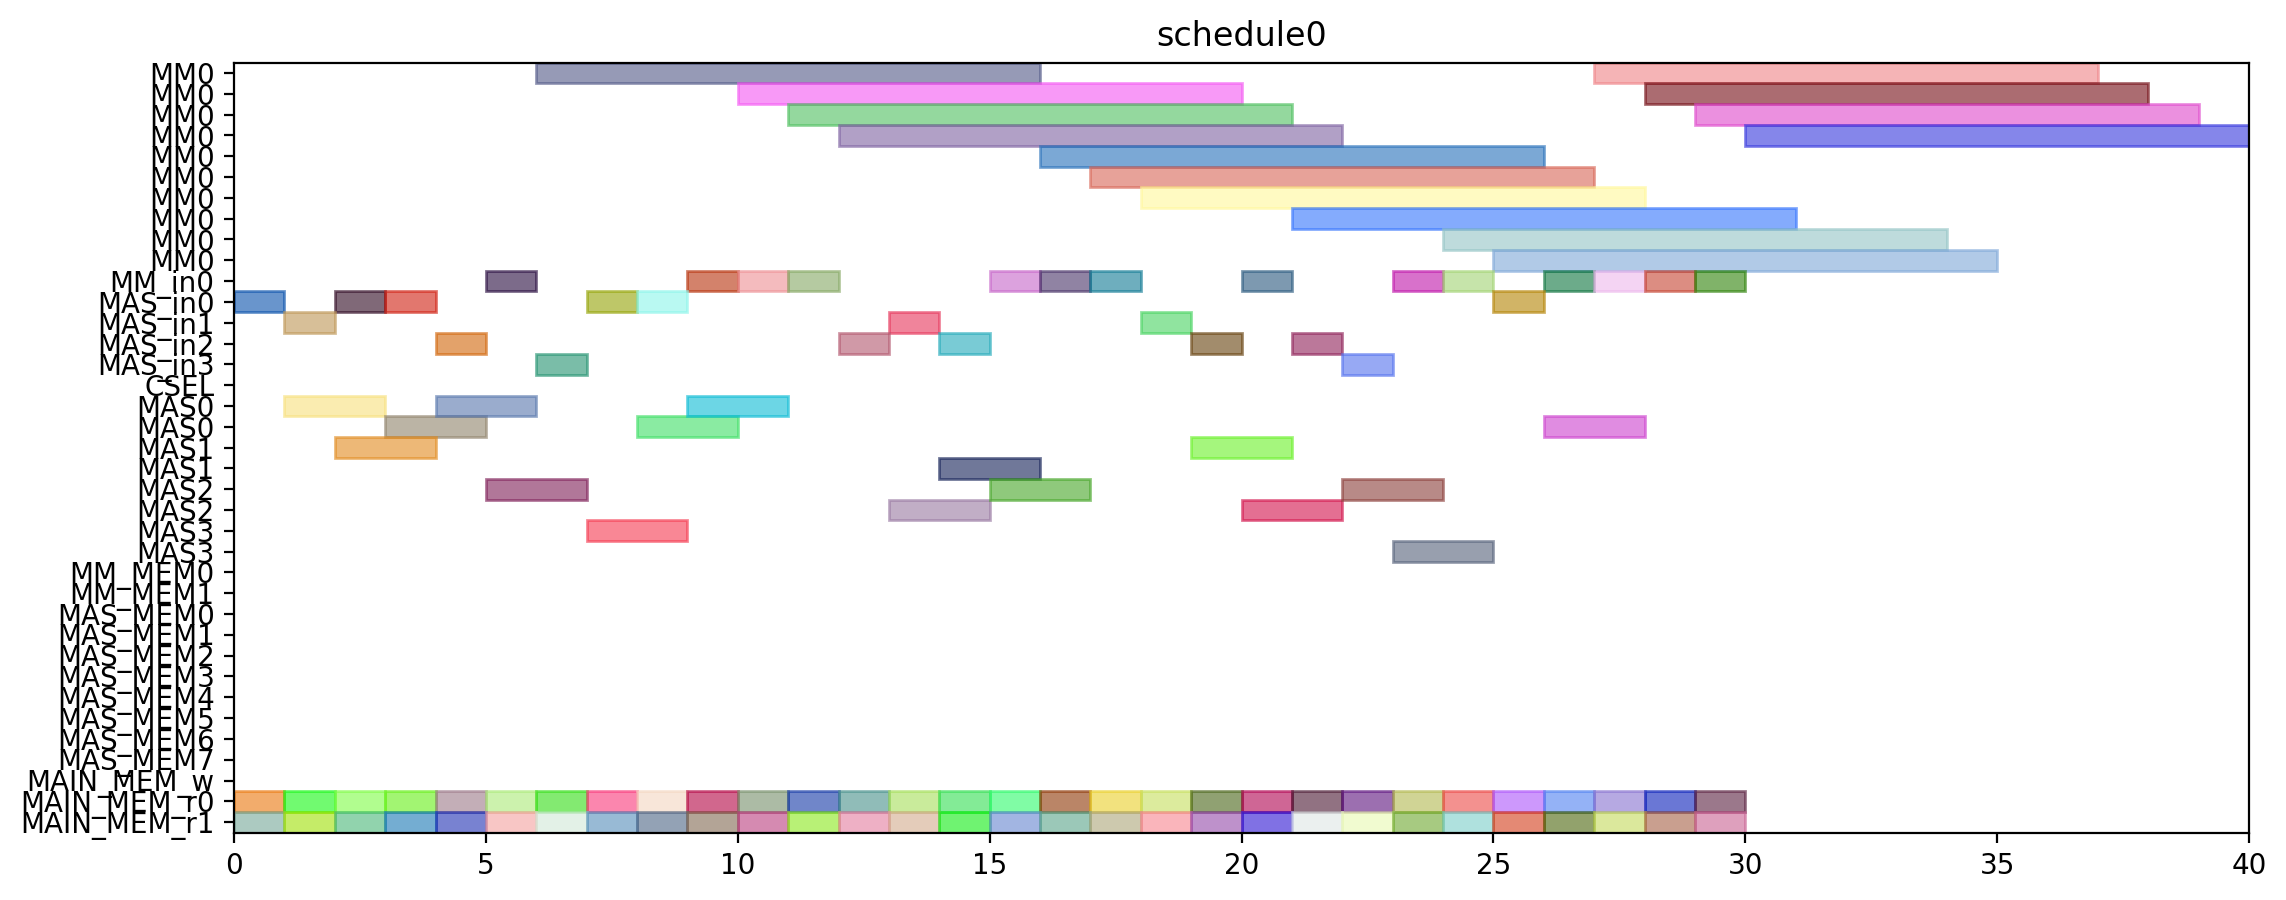

This chart was generated by the following Python code:
from pyschedule import Scenario, solvers, plotters, alt


def solve():
	horizon = 120
	S = Scenario("schedule0", horizon=horizon)

	# resource
	MM = S.Resources('MM', num=1, size=10)
	MM_in = S.Resources('MM_in', num=1)
	MAS_in = S.Resources('MAS_in', num=4)
	CSEL = S.Resource('CSEL')
	MAS = S.Resources('MAS', num=4, size=2, periods=range(1, horizon))
	MM_MEM = S.Resources('MM_MEM', num=2)
	MAS_MEM = S.Resources('MAS_MEM', num=8)
	MAIN_MEM_w = S.Resource('MAIN_MEM_w', size=1)
	MAIN_MEM_r = S.Resources('MAIN_MEM_r', num=2)

	# result of previous scheduling

	# new tasks
	r1_t0 = S.Task('r1_t0', length=10, delay_cost=1)
	r1_t0 += alt(MM)
	r1_t0_in = S.Task('r1_t0_in', length=1, delay_cost=1)
	r1_t0_in += alt(MM_in)
	S += r1_t0_in*MM_in[0]<=r1_t0*MM[0]
	r1_t0_mem0 = S.Task('r1_t0_mem0', length=1, delay_cost=1)
	r1_t0_mem0 += MAIN_MEM_r[0]
	S += r1_t0_mem0 <= r1_t0

	r1_t0_mem1 = S.Task('r1_t0_mem1', length=1, delay_cost=1)
	r1_t0_mem1 += MAIN_MEM_r[1]
	S += r1_t0_mem1 <= r1_t0

	r1_t1 = S.Task('r1_t1', length=10, delay_cost=1)
	r1_t1 += alt(MM)
	r1_t1_in = S.Task('r1_t1_in', length=1, delay_cost=1)
	r1_t1_in += alt(MM_in)
	S += r1_t1_in*MM_in[0]<=r1_t1*MM[0]
	r1_t1_mem0 = S.Task('r1_t1_mem0', length=1, delay_cost=1)
	r1_t1_mem0 += MAIN_MEM_r[0]
	S += r1_t1_mem0 <= r1_t1

	r1_t1_mem1 = S.Task('r1_t1_mem1', length=1, delay_cost=1)
	r1_t1_mem1 += MAIN_MEM_r[1]
	S += r1_t1_mem1 <= r1_t1

	r1_t2 = S.Task('r1_t2', length=2, delay_cost=1)
	r1_t2 += alt(MAS)
	r1_t2_in = S.Task('r1_t2_in', length=1, delay_cost=1)
	r1_t2_in += alt(MAS_in)
	S += r1_t2_in*MAS_in[0]<=r1_t2*MAS[0]

	S += r1_t2_in*MAS_in[1]<=r1_t2*MAS[1]

	S += r1_t2_in*MAS_in[2]<=r1_t2*MAS[2]

	S += r1_t2_in*MAS_in[3]<=r1_t2*MAS[3]

	r1_t2_mem0 = S.Task('r1_t2_mem0', length=1, delay_cost=1)
	r1_t2_mem0 += MAIN_MEM_r[0]
	S += r1_t2_mem0 <= r1_t2

	r1_t2_mem1 = S.Task('r1_t2_mem1', length=1, delay_cost=1)
	r1_t2_mem1 += MAIN_MEM_r[1]
	S += r1_t2_mem1 <= r1_t2

	r1_t3 = S.Task('r1_t3', length=2, delay_cost=1)
	r1_t3 += alt(MAS)
	r1_t3_in = S.Task('r1_t3_in', length=1, delay_cost=1)
	r1_t3_in += alt(MAS_in)
	S += r1_t3_in*MAS_in[0]<=r1_t3*MAS[0]

	S += r1_t3_in*MAS_in[1]<=r1_t3*MAS[1]

	S += r1_t3_in*MAS_in[2]<=r1_t3*MAS[2]

	S += r1_t3_in*MAS_in[3]<=r1_t3*MAS[3]

	r1_t3_mem0 = S.Task('r1_t3_mem0', length=1, delay_cost=1)
	r1_t3_mem0 += MAIN_MEM_r[0]
	S += r1_t3_mem0 <= r1_t3

	r1_t3_mem1 = S.Task('r1_t3_mem1', length=1, delay_cost=1)
	r1_t3_mem1 += MAIN_MEM_r[1]
	S += r1_t3_mem1 <= r1_t3

	r3_t0 = S.Task('r3_t0', length=10, delay_cost=1)
	r3_t0 += alt(MM)
	r3_t0_in = S.Task('r3_t0_in', length=1, delay_cost=1)
	r3_t0_in += alt(MM_in)
	S += r3_t0_in*MM_in[0]<=r3_t0*MM[0]
	r3_t0_mem0 = S.Task('r3_t0_mem0', length=1, delay_cost=1)
	r3_t0_mem0 += MAIN_MEM_r[0]
	S += r3_t0_mem0 <= r3_t0

	r3_t0_mem1 = S.Task('r3_t0_mem1', length=1, delay_cost=1)
	r3_t0_mem1 += MAIN_MEM_r[1]
	S += r3_t0_mem1 <= r3_t0

	r3_t1 = S.Task('r3_t1', length=10, delay_cost=1)
	r3_t1 += alt(MM)
	r3_t1_in = S.Task('r3_t1_in', length=1, delay_cost=1)
	r3_t1_in += alt(MM_in)
	S += r3_t1_in*MM_in[0]<=r3_t1*MM[0]
	r3_t1_mem0 = S.Task('r3_t1_mem0', length=1, delay_cost=1)
	r3_t1_mem0 += MAIN_MEM_r[0]
	S += r3_t1_mem0 <= r3_t1

	r3_t1_mem1 = S.Task('r3_t1_mem1', length=1, delay_cost=1)
	r3_t1_mem1 += MAIN_MEM_r[1]
	S += r3_t1_mem1 <= r3_t1

	r3_t2 = S.Task('r3_t2', length=2, delay_cost=1)
	r3_t2 += alt(MAS)
	r3_t2_in = S.Task('r3_t2_in', length=1, delay_cost=1)
	r3_t2_in += alt(MAS_in)
	S += r3_t2_in*MAS_in[0]<=r3_t2*MAS[0]

	S += r3_t2_in*MAS_in[1]<=r3_t2*MAS[1]

	S += r3_t2_in*MAS_in[2]<=r3_t2*MAS[2]

	S += r3_t2_in*MAS_in[3]<=r3_t2*MAS[3]

	r3_t2_mem0 = S.Task('r3_t2_mem0', length=1, delay_cost=1)
	r3_t2_mem0 += MAIN_MEM_r[0]
	S += r3_t2_mem0 <= r3_t2

	r3_t2_mem1 = S.Task('r3_t2_mem1', length=1, delay_cost=1)
	r3_t2_mem1 += MAIN_MEM_r[1]
	S += r3_t2_mem1 <= r3_t2

	r3_t3 = S.Task('r3_t3', length=2, delay_cost=1)
	r3_t3 += alt(MAS)
	r3_t3_in = S.Task('r3_t3_in', length=1, delay_cost=1)
	r3_t3_in += alt(MAS_in)
	S += r3_t3_in*MAS_in[0]<=r3_t3*MAS[0]

	S += r3_t3_in*MAS_in[1]<=r3_t3*MAS[1]

	S += r3_t3_in*MAS_in[2]<=r3_t3*MAS[2]

	S += r3_t3_in*MAS_in[3]<=r3_t3*MAS[3]

	r3_t3_mem0 = S.Task('r3_t3_mem0', length=1, delay_cost=1)
	r3_t3_mem0 += MAIN_MEM_r[0]
	S += r3_t3_mem0 <= r3_t3

	r3_t3_mem1 = S.Task('r3_t3_mem1', length=1, delay_cost=1)
	r3_t3_mem1 += MAIN_MEM_r[1]
	S += r3_t3_mem1 <= r3_t3

	r4_t0 = S.Task('r4_t0', length=10, delay_cost=1)
	r4_t0 += alt(MM)
	r4_t0_in = S.Task('r4_t0_in', length=1, delay_cost=1)
	r4_t0_in += alt(MM_in)
	S += r4_t0_in*MM_in[0]<=r4_t0*MM[0]
	r4_t0_mem0 = S.Task('r4_t0_mem0', length=1, delay_cost=1)
	r4_t0_mem0 += MAIN_MEM_r[0]
	S += r4_t0_mem0 <= r4_t0

	r4_t0_mem1 = S.Task('r4_t0_mem1', length=1, delay_cost=1)
	r4_t0_mem1 += MAIN_MEM_r[1]
	S += r4_t0_mem1 <= r4_t0

	r4_t1 = S.Task('r4_t1', length=10, delay_cost=1)
	r4_t1 += alt(MM)
	r4_t1_in = S.Task('r4_t1_in', length=1, delay_cost=1)
	r4_t1_in += alt(MM_in)
	S += r4_t1_in*MM_in[0]<=r4_t1*MM[0]
	r4_t1_mem0 = S.Task('r4_t1_mem0', length=1, delay_cost=1)
	r4_t1_mem0 += MAIN_MEM_r[0]
	S += r4_t1_mem0 <= r4_t1

	r4_t1_mem1 = S.Task('r4_t1_mem1', length=1, delay_cost=1)
	r4_t1_mem1 += MAIN_MEM_r[1]
	S += r4_t1_mem1 <= r4_t1

	r4_t2 = S.Task('r4_t2', length=2, delay_cost=1)
	r4_t2 += alt(MAS)
	r4_t2_in = S.Task('r4_t2_in', length=1, delay_cost=1)
	r4_t2_in += alt(MAS_in)
	S += r4_t2_in*MAS_in[0]<=r4_t2*MAS[0]

	S += r4_t2_in*MAS_in[1]<=r4_t2*MAS[1]

	S += r4_t2_in*MAS_in[2]<=r4_t2*MAS[2]

	S += r4_t2_in*MAS_in[3]<=r4_t2*MAS[3]

	r4_t2_mem0 = S.Task('r4_t2_mem0', length=1, delay_cost=1)
	r4_t2_mem0 += MAIN_MEM_r[0]
	S += r4_t2_mem0 <= r4_t2

	r4_t2_mem1 = S.Task('r4_t2_mem1', length=1, delay_cost=1)
	r4_t2_mem1 += MAIN_MEM_r[1]
	S += r4_t2_mem1 <= r4_t2

	r4_t3 = S.Task('r4_t3', length=2, delay_cost=1)
	r4_t3 += alt(MAS)
	r4_t3_in = S.Task('r4_t3_in', length=1, delay_cost=1)
	r4_t3_in += alt(MAS_in)
	S += r4_t3_in*MAS_in[0]<=r4_t3*MAS[0]

	S += r4_t3_in*MAS_in[1]<=r4_t3*MAS[1]

	S += r4_t3_in*MAS_in[2]<=r4_t3*MAS[2]

	S += r4_t3_in*MAS_in[3]<=r4_t3*MAS[3]

	r4_t3_mem0 = S.Task('r4_t3_mem0', length=1, delay_cost=1)
	r4_t3_mem0 += MAIN_MEM_r[0]
	S += r4_t3_mem0 <= r4_t3

	r4_t3_mem1 = S.Task('r4_t3_mem1', length=1, delay_cost=1)
	r4_t3_mem1 += MAIN_MEM_r[1]
	S += r4_t3_mem1 <= r4_t3

	r5_t0 = S.Task('r5_t0', length=10, delay_cost=1)
	r5_t0 += alt(MM)
	r5_t0_in = S.Task('r5_t0_in', length=1, delay_cost=1)
	r5_t0_in += alt(MM_in)
	S += r5_t0_in*MM_in[0]<=r5_t0*MM[0]
	r5_t0_mem0 = S.Task('r5_t0_mem0', length=1, delay_cost=1)
	r5_t0_mem0 += MAIN_MEM_r[0]
	S += r5_t0_mem0 <= r5_t0

	r5_t0_mem1 = S.Task('r5_t0_mem1', length=1, delay_cost=1)
	r5_t0_mem1 += MAIN_MEM_r[1]
	S += r5_t0_mem1 <= r5_t0

	r5_t1 = S.Task('r5_t1', length=10, delay_cost=1)
	r5_t1 += alt(MM)
	r5_t1_in = S.Task('r5_t1_in', length=1, delay_cost=1)
	r5_t1_in += alt(MM_in)
	S += r5_t1_in*MM_in[0]<=r5_t1*MM[0]
	r5_t1_mem0 = S.Task('r5_t1_mem0', length=1, delay_cost=1)
	r5_t1_mem0 += MAIN_MEM_r[0]
	S += r5_t1_mem0 <= r5_t1

	r5_t1_mem1 = S.Task('r5_t1_mem1', length=1, delay_cost=1)
	r5_t1_mem1 += MAIN_MEM_r[1]
	S += r5_t1_mem1 <= r5_t1

	r5_t2 = S.Task('r5_t2', length=2, delay_cost=1)
	r5_t2 += alt(MAS)
	r5_t2_in = S.Task('r5_t2_in', length=1, delay_cost=1)
	r5_t2_in += alt(MAS_in)
	S += r5_t2_in*MAS_in[0]<=r5_t2*MAS[0]

	S += r5_t2_in*MAS_in[1]<=r5_t2*MAS[1]

	S += r5_t2_in*MAS_in[2]<=r5_t2*MAS[2]

	S += r5_t2_in*MAS_in[3]<=r5_t2*MAS[3]

	r5_t2_mem0 = S.Task('r5_t2_mem0', length=1, delay_cost=1)
	r5_t2_mem0 += MAIN_MEM_r[0]
	S += r5_t2_mem0 <= r5_t2

	r5_t2_mem1 = S.Task('r5_t2_mem1', length=1, delay_cost=1)
	r5_t2_mem1 += MAIN_MEM_r[1]
	S += r5_t2_mem1 <= r5_t2

	r5_t3 = S.Task('r5_t3', length=2, delay_cost=1)
	r5_t3 += alt(MAS)
	r5_t3_in = S.Task('r5_t3_in', length=1, delay_cost=1)
	r5_t3_in += alt(MAS_in)
	S += r5_t3_in*MAS_in[0]<=r5_t3*MAS[0]

	S += r5_t3_in*MAS_in[1]<=r5_t3*MAS[1]

	S += r5_t3_in*MAS_in[2]<=r5_t3*MAS[2]

	S += r5_t3_in*MAS_in[3]<=r5_t3*MAS[3]

	r5_t3_mem0 = S.Task('r5_t3_mem0', length=1, delay_cost=1)
	r5_t3_mem0 += MAIN_MEM_r[0]
	S += r5_t3_mem0 <= r5_t3

	r5_t3_mem1 = S.Task('r5_t3_mem1', length=1, delay_cost=1)
	r5_t3_mem1 += MAIN_MEM_r[1]
	S += r5_t3_mem1 <= r5_t3

	r6_t0 = S.Task('r6_t0', length=10, delay_cost=1)
	r6_t0 += alt(MM)
	r6_t0_in = S.Task('r6_t0_in', length=1, delay_cost=1)
	r6_t0_in += alt(MM_in)
	S += r6_t0_in*MM_in[0]<=r6_t0*MM[0]
	r6_t0_mem0 = S.Task('r6_t0_mem0', length=1, delay_cost=1)
	r6_t0_mem0 += MAIN_MEM_r[0]
	S += r6_t0_mem0 <= r6_t0

	r6_t0_mem1 = S.Task('r6_t0_mem1', length=1, delay_cost=1)
	r6_t0_mem1 += MAIN_MEM_r[1]
	S += r6_t0_mem1 <= r6_t0

	r6_t1 = S.Task('r6_t1', length=10, delay_cost=1)
	r6_t1 += alt(MM)
	r6_t1_in = S.Task('r6_t1_in', length=1, delay_cost=1)
	r6_t1_in += alt(MM_in)
	S += r6_t1_in*MM_in[0]<=r6_t1*MM[0]
	r6_t1_mem0 = S.Task('r6_t1_mem0', length=1, delay_cost=1)
	r6_t1_mem0 += MAIN_MEM_r[0]
	S += r6_t1_mem0 <= r6_t1

	r6_t1_mem1 = S.Task('r6_t1_mem1', length=1, delay_cost=1)
	r6_t1_mem1 += MAIN_MEM_r[1]
	S += r6_t1_mem1 <= r6_t1

	r6_t2 = S.Task('r6_t2', length=2, delay_cost=1)
	r6_t2 += alt(MAS)
	r6_t2_in = S.Task('r6_t2_in', length=1, delay_cost=1)
	r6_t2_in += alt(MAS_in)
	S += r6_t2_in*MAS_in[0]<=r6_t2*MAS[0]

	S += r6_t2_in*MAS_in[1]<=r6_t2*MAS[1]

	S += r6_t2_in*MAS_in[2]<=r6_t2*MAS[2]

	S += r6_t2_in*MAS_in[3]<=r6_t2*MAS[3]

	r6_t2_mem0 = S.Task('r6_t2_mem0', length=1, delay_cost=1)
	r6_t2_mem0 += MAIN_MEM_r[0]
	S += r6_t2_mem0 <= r6_t2

	r6_t2_mem1 = S.Task('r6_t2_mem1', length=1, delay_cost=1)
	r6_t2_mem1 += MAIN_MEM_r[1]
	S += r6_t2_mem1 <= r6_t2

	r6_t3 = S.Task('r6_t3', length=2, delay_cost=1)
	r6_t3 += alt(MAS)
	r6_t3_in = S.Task('r6_t3_in', length=1, delay_cost=1)
	r6_t3_in += alt(MAS_in)
	S += r6_t3_in*MAS_in[0]<=r6_t3*MAS[0]

	S += r6_t3_in*MAS_in[1]<=r6_t3*MAS[1]

	S += r6_t3_in*MAS_in[2]<=r6_t3*MAS[2]

	S += r6_t3_in*MAS_in[3]<=r6_t3*MAS[3]

	r6_t3_mem0 = S.Task('r6_t3_mem0', length=1, delay_cost=1)
	r6_t3_mem0 += MAIN_MEM_r[0]
	S += r6_t3_mem0 <= r6_t3

	r6_t3_mem1 = S.Task('r6_t3_mem1', length=1, delay_cost=1)
	r6_t3_mem1 += MAIN_MEM_r[1]
	S += r6_t3_mem1 <= r6_t3

	r9_t2 = S.Task('r9_t2', length=2, delay_cost=1)
	r9_t2 += alt(MAS)
	r9_t2_in = S.Task('r9_t2_in', length=1, delay_cost=1)
	r9_t2_in += alt(MAS_in)
	S += r9_t2_in*MAS_in[0]<=r9_t2*MAS[0]

	S += r9_t2_in*MAS_in[1]<=r9_t2*MAS[1]

	S += r9_t2_in*MAS_in[2]<=r9_t2*MAS[2]

	S += r9_t2_in*MAS_in[3]<=r9_t2*MAS[3]

	r9_t2_mem0 = S.Task('r9_t2_mem0', length=1, delay_cost=1)
	r9_t2_mem0 += MAIN_MEM_r[0]
	S += r9_t2_mem0 <= r9_t2

	r9_t2_mem1 = S.Task('r9_t2_mem1', length=1, delay_cost=1)
	r9_t2_mem1 += MAIN_MEM_r[1]
	S += r9_t2_mem1 <= r9_t2

	r12_t0 = S.Task('r12_t0', length=10, delay_cost=1)
	r12_t0 += alt(MM)
	r12_t0_in = S.Task('r12_t0_in', length=1, delay_cost=1)
	r12_t0_in += alt(MM_in)
	S += r12_t0_in*MM_in[0]<=r12_t0*MM[0]
	r12_t0_mem0 = S.Task('r12_t0_mem0', length=1, delay_cost=1)
	r12_t0_mem0 += MAIN_MEM_r[0]
	S += r12_t0_mem0 <= r12_t0

	r12_t0_mem1 = S.Task('r12_t0_mem1', length=1, delay_cost=1)
	r12_t0_mem1 += MAIN_MEM_r[1]
	S += r12_t0_mem1 <= r12_t0

	r12_t1 = S.Task('r12_t1', length=10, delay_cost=1)
	r12_t1 += alt(MM)
	r12_t1_in = S.Task('r12_t1_in', length=1, delay_cost=1)
	r12_t1_in += alt(MM_in)
	S += r12_t1_in*MM_in[0]<=r12_t1*MM[0]
	r12_t1_mem0 = S.Task('r12_t1_mem0', length=1, delay_cost=1)
	r12_t1_mem0 += MAIN_MEM_r[0]
	S += r12_t1_mem0 <= r12_t1

	r12_t1_mem1 = S.Task('r12_t1_mem1', length=1, delay_cost=1)
	r12_t1_mem1 += MAIN_MEM_r[1]
	S += r12_t1_mem1 <= r12_t1

	r12_t2 = S.Task('r12_t2', length=2, delay_cost=1)
	r12_t2 += alt(MAS)
	r12_t2_in = S.Task('r12_t2_in', length=1, delay_cost=1)
	r12_t2_in += alt(MAS_in)
	S += r12_t2_in*MAS_in[0]<=r12_t2*MAS[0]

	S += r12_t2_in*MAS_in[1]<=r12_t2*MAS[1]

	S += r12_t2_in*MAS_in[2]<=r12_t2*MAS[2]

	S += r12_t2_in*MAS_in[3]<=r12_t2*MAS[3]

	r12_t2_mem0 = S.Task('r12_t2_mem0', length=1, delay_cost=1)
	r12_t2_mem0 += MAIN_MEM_r[0]
	S += r12_t2_mem0 <= r12_t2

	r12_t2_mem1 = S.Task('r12_t2_mem1', length=1, delay_cost=1)
	r12_t2_mem1 += MAIN_MEM_r[1]
	S += r12_t2_mem1 <= r12_t2

	r12_t3 = S.Task('r12_t3', length=2, delay_cost=1)
	r12_t3 += alt(MAS)
	r12_t3_in = S.Task('r12_t3_in', length=1, delay_cost=1)
	r12_t3_in += alt(MAS_in)
	S += r12_t3_in*MAS_in[0]<=r12_t3*MAS[0]

	S += r12_t3_in*MAS_in[1]<=r12_t3*MAS[1]

	S += r12_t3_in*MAS_in[2]<=r12_t3*MAS[2]

	S += r12_t3_in*MAS_in[3]<=r12_t3*MAS[3]

	r12_t3_mem0 = S.Task('r12_t3_mem0', length=1, delay_cost=1)
	r12_t3_mem0 += MAIN_MEM_r[0]
	S += r12_t3_mem0 <= r12_t3

	r12_t3_mem1 = S.Task('r12_t3_mem1', length=1, delay_cost=1)
	r12_t3_mem1 += MAIN_MEM_r[1]
	S += r12_t3_mem1 <= r12_t3

	r13_t0 = S.Task('r13_t0', length=10, delay_cost=1)
	r13_t0 += alt(MM)
	r13_t0_in = S.Task('r13_t0_in', length=1, delay_cost=1)
	r13_t0_in += alt(MM_in)
	S += r13_t0_in*MM_in[0]<=r13_t0*MM[0]
	r13_t0_mem0 = S.Task('r13_t0_mem0', length=1, delay_cost=1)
	r13_t0_mem0 += MAIN_MEM_r[0]
	S += r13_t0_mem0 <= r13_t0

	r13_t0_mem1 = S.Task('r13_t0_mem1', length=1, delay_cost=1)
	r13_t0_mem1 += MAIN_MEM_r[1]
	S += r13_t0_mem1 <= r13_t0

	r13_t1 = S.Task('r13_t1', length=10, delay_cost=1)
	r13_t1 += alt(MM)
	r13_t1_in = S.Task('r13_t1_in', length=1, delay_cost=1)
	r13_t1_in += alt(MM_in)
	S += r13_t1_in*MM_in[0]<=r13_t1*MM[0]
	r13_t1_mem0 = S.Task('r13_t1_mem0', length=1, delay_cost=1)
	r13_t1_mem0 += MAIN_MEM_r[0]
	S += r13_t1_mem0 <= r13_t1

	r13_t1_mem1 = S.Task('r13_t1_mem1', length=1, delay_cost=1)
	r13_t1_mem1 += MAIN_MEM_r[1]
	S += r13_t1_mem1 <= r13_t1

	r13_t2 = S.Task('r13_t2', length=2, delay_cost=1)
	r13_t2 += alt(MAS)
	r13_t2_in = S.Task('r13_t2_in', length=1, delay_cost=1)
	r13_t2_in += alt(MAS_in)
	S += r13_t2_in*MAS_in[0]<=r13_t2*MAS[0]

	S += r13_t2_in*MAS_in[1]<=r13_t2*MAS[1]

	S += r13_t2_in*MAS_in[2]<=r13_t2*MAS[2]

	S += r13_t2_in*MAS_in[3]<=r13_t2*MAS[3]

	r13_t2_mem0 = S.Task('r13_t2_mem0', length=1, delay_cost=1)
	r13_t2_mem0 += MAIN_MEM_r[0]
	S += r13_t2_mem0 <= r13_t2

	r13_t2_mem1 = S.Task('r13_t2_mem1', length=1, delay_cost=1)
	r13_t2_mem1 += MAIN_MEM_r[1]
	S += r13_t2_mem1 <= r13_t2

	r13_t3 = S.Task('r13_t3', length=2, delay_cost=1)
	r13_t3 += alt(MAS)
	r13_t3_in = S.Task('r13_t3_in', length=1, delay_cost=1)
	r13_t3_in += alt(MAS_in)
	S += r13_t3_in*MAS_in[0]<=r13_t3*MAS[0]

	S += r13_t3_in*MAS_in[1]<=r13_t3*MAS[1]

	S += r13_t3_in*MAS_in[2]<=r13_t3*MAS[2]

	S += r13_t3_in*MAS_in[3]<=r13_t3*MAS[3]

	r13_t3_mem0 = S.Task('r13_t3_mem0', length=1, delay_cost=1)
	r13_t3_mem0 += MAIN_MEM_r[0]
	S += r13_t3_mem0 <= r13_t3

	r13_t3_mem1 = S.Task('r13_t3_mem1', length=1, delay_cost=1)
	r13_t3_mem1 += MAIN_MEM_r[1]
	S += r13_t3_mem1 <= r13_t3

	r16_t3 = S.Task('r16_t3', length=2, delay_cost=1)
	r16_t3 += alt(MAS)
	r16_t3_in = S.Task('r16_t3_in', length=1, delay_cost=1)
	r16_t3_in += alt(MAS_in)
	S += r16_t3_in*MAS_in[0]<=r16_t3*MAS[0]

	S += r16_t3_in*MAS_in[1]<=r16_t3*MAS[1]

	S += r16_t3_in*MAS_in[2]<=r16_t3*MAS[2]

	S += r16_t3_in*MAS_in[3]<=r16_t3*MAS[3]

	r16_t3_mem0 = S.Task('r16_t3_mem0', length=1, delay_cost=1)
	r16_t3_mem0 += MAIN_MEM_r[0]
	S += r16_t3_mem0 <= r16_t3

	r16_t3_mem1 = S.Task('r16_t3_mem1', length=1, delay_cost=1)
	r16_t3_mem1 += MAIN_MEM_r[1]
	S += r16_t3_mem1 <= r16_t3

	solvers.mip.solve(S,msg=1,kind='CPLEX',ratio_gap=1.01)

	solution = [['hoge']*len(S.solution()[1]) for i in range(len(S.solution()))]
	for i in range(len(S.solution())):
		for j in range(len(S.solution()[i])):
			solution[i][j]=str(S.solution()[i][j])
	print(solution)

	cycles = int(solution[-1][3])

	pic_file_name = "/home/mfukuda/ABE/multiRAM_multiMAS_16mux/scheduling_result/stage10MM1_stage2MAS4/EP2_YRECOVER/schedule0.png"
	if(S.solution() != []):
		plotters.matplotlib.plot(S,img_filename=pic_file_name, show_task_labels=False, fig_size=(cycles*0.25+3, 5))

	return solution
